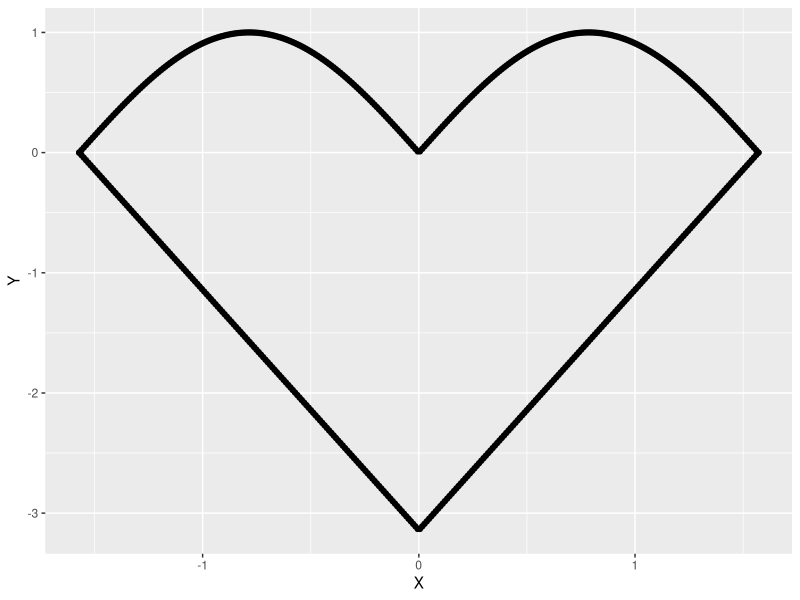

Generate this figure with R:
## ---- chunk 1
library(ggplot2)
## ---- chunk 2
X <- seq(from=-pi/2, to=pi/2, length.out=300)
Y <- 2*abs(X) - pi
Y <- c(Y, abs(sin(2*X)))
X <- c(X, X)
qplot(X, Y)
## ---- chunk 3
n <- 100000
hits <- 0
for (i in seq(1,n)) {
  x <- runif(1,-pi/2,pi/2)
  y <- runif(1,-pi,2)
  if (y >= 2*abs(x)-pi && y <= abs(sin(2*x))){
    hits <- hits + 1
  }
}
percentage=hits/n

cat("Area of shape is", pi*(pi+2)*percentage)

